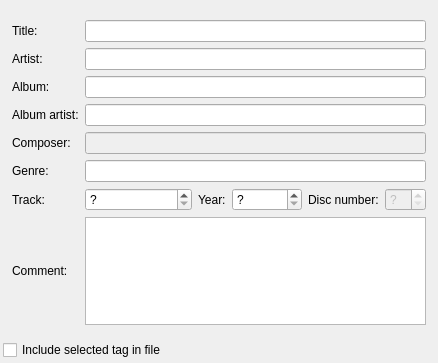
<?xml version="1.0" encoding="UTF-8"?>
<ui version="4.0">
 <class>TagEditor</class>
 <widget class="QWidget" name="TagEditor">
  <property name="geometry">
   <rect>
    <x>0</x>
    <y>0</y>
    <width>438</width>
    <height>363</height>
   </rect>
  </property>
  <property name="windowTitle">
   <string>Tag Editor</string>
  </property>
  <layout class="QVBoxLayout" name="verticalLayout">
   <property name="leftMargin">
    <number>3</number>
   </property>
   <property name="rightMargin">
    <number>3</number>
   </property>
   <property name="bottomMargin">
    <number>3</number>
   </property>
   <item>
    <widget class="QWidget" name="tagWidget" native="true">
     <layout class="QFormLayout" name="formLayout">
      <item row="0" column="0">
       <widget class="QLabel" name="label_47">
        <property name="sizePolicy">
         <sizepolicy hsizetype="Preferred" vsizetype="Preferred">
          <horstretch>0</horstretch>
          <verstretch>0</verstretch>
         </sizepolicy>
        </property>
        <property name="text">
         <string>Title:</string>
        </property>
        <property name="alignment">
         <set>Qt::AlignLeading|Qt::AlignLeft|Qt::AlignVCenter</set>
        </property>
       </widget>
      </item>
      <item row="0" column="1">
       <widget class="QLineEdit" name="titleLineEdit">
        <property name="sizePolicy">
         <sizepolicy hsizetype="Expanding" vsizetype="Fixed">
          <horstretch>0</horstretch>
          <verstretch>0</verstretch>
         </sizepolicy>
        </property>
       </widget>
      </item>
      <item row="1" column="0">
       <widget class="QLabel" name="label_43">
        <property name="sizePolicy">
         <sizepolicy hsizetype="Preferred" vsizetype="Preferred">
          <horstretch>0</horstretch>
          <verstretch>0</verstretch>
         </sizepolicy>
        </property>
        <property name="text">
         <string>Artist:</string>
        </property>
        <property name="alignment">
         <set>Qt::AlignLeading|Qt::AlignLeft|Qt::AlignVCenter</set>
        </property>
       </widget>
      </item>
      <item row="1" column="1">
       <widget class="QLineEdit" name="artistLineEdit">
        <property name="sizePolicy">
         <sizepolicy hsizetype="Expanding" vsizetype="Fixed">
          <horstretch>0</horstretch>
          <verstretch>0</verstretch>
         </sizepolicy>
        </property>
       </widget>
      </item>
      <item row="2" column="0">
       <widget class="QLabel" name="label_45">
        <property name="sizePolicy">
         <sizepolicy hsizetype="Preferred" vsizetype="Preferred">
          <horstretch>0</horstretch>
          <verstretch>0</verstretch>
         </sizepolicy>
        </property>
        <property name="text">
         <string>Album:</string>
        </property>
        <property name="alignment">
         <set>Qt::AlignLeading|Qt::AlignLeft|Qt::AlignVCenter</set>
        </property>
       </widget>
      </item>
      <item row="2" column="1">
       <widget class="QLineEdit" name="albumLineEdit">
        <property name="sizePolicy">
         <sizepolicy hsizetype="Expanding" vsizetype="Fixed">
          <horstretch>0</horstretch>
          <verstretch>0</verstretch>
         </sizepolicy>
        </property>
        <property name="text">
         <string/>
        </property>
       </widget>
      </item>
      <item row="3" column="0">
       <widget class="QLabel" name="label_49">
        <property name="text">
         <string>Album artist:</string>
        </property>
       </widget>
      </item>
      <item row="3" column="1">
       <widget class="QLineEdit" name="albumArtistLineEdit"/>
      </item>
      <item row="4" column="0">
       <widget class="QLabel" name="label_8">
        <property name="text">
         <string>Composer:</string>
        </property>
       </widget>
      </item>
      <item row="4" column="1">
       <widget class="QLineEdit" name="composerLineEdit">
        <property name="enabled">
         <bool>false</bool>
        </property>
       </widget>
      </item>
      <item row="5" column="0">
       <widget class="QLabel" name="label_46">
        <property name="sizePolicy">
         <sizepolicy hsizetype="Preferred" vsizetype="Preferred">
          <horstretch>0</horstretch>
          <verstretch>0</verstretch>
         </sizepolicy>
        </property>
        <property name="text">
         <string>Genre:</string>
        </property>
        <property name="alignment">
         <set>Qt::AlignLeading|Qt::AlignLeft|Qt::AlignVCenter</set>
        </property>
       </widget>
      </item>
      <item row="5" column="1">
       <widget class="QLineEdit" name="genreLineEdit">
        <property name="sizePolicy">
         <sizepolicy hsizetype="Expanding" vsizetype="Fixed">
          <horstretch>0</horstretch>
          <verstretch>0</verstretch>
         </sizepolicy>
        </property>
       </widget>
      </item>
      <item row="6" column="0">
       <widget class="QLabel" name="label_42">
        <property name="sizePolicy">
         <sizepolicy hsizetype="Preferred" vsizetype="Preferred">
          <horstretch>0</horstretch>
          <verstretch>0</verstretch>
         </sizepolicy>
        </property>
        <property name="text">
         <string>Track:</string>
        </property>
        <property name="alignment">
         <set>Qt::AlignLeading|Qt::AlignLeft|Qt::AlignVCenter</set>
        </property>
       </widget>
      </item>
      <item row="6" column="1">
       <layout class="QHBoxLayout" name="horizontalLayout_2">
        <item>
         <widget class="QSpinBox" name="trackSpinBox">
          <property name="enabled">
           <bool>true</bool>
          </property>
          <property name="sizePolicy">
           <sizepolicy hsizetype="Expanding" vsizetype="Fixed">
            <horstretch>0</horstretch>
            <verstretch>0</verstretch>
           </sizepolicy>
          </property>
          <property name="specialValueText">
           <string>?</string>
          </property>
         </widget>
        </item>
        <item>
         <widget class="QLabel" name="label_44">
          <property name="sizePolicy">
           <sizepolicy hsizetype="Preferred" vsizetype="Preferred">
            <horstretch>0</horstretch>
            <verstretch>0</verstretch>
           </sizepolicy>
          </property>
          <property name="text">
           <string>Year:</string>
          </property>
          <property name="alignment">
           <set>Qt::AlignLeading|Qt::AlignLeft|Qt::AlignVCenter</set>
          </property>
         </widget>
        </item>
        <item>
         <widget class="QSpinBox" name="yearSpinBox">
          <property name="enabled">
           <bool>true</bool>
          </property>
          <property name="sizePolicy">
           <sizepolicy hsizetype="Minimum" vsizetype="Fixed">
            <horstretch>0</horstretch>
            <verstretch>0</verstretch>
           </sizepolicy>
          </property>
          <property name="minimumSize">
           <size>
            <width>70</width>
            <height>0</height>
           </size>
          </property>
          <property name="specialValueText">
           <string>?</string>
          </property>
          <property name="suffix">
           <string/>
          </property>
          <property name="maximum">
           <number>2050</number>
          </property>
          <property name="value">
           <number>0</number>
          </property>
         </widget>
        </item>
        <item>
         <widget class="QLabel" name="label_11">
          <property name="sizePolicy">
           <sizepolicy hsizetype="Preferred" vsizetype="Preferred">
            <horstretch>0</horstretch>
            <verstretch>0</verstretch>
           </sizepolicy>
          </property>
          <property name="text">
           <string>Disc number:</string>
          </property>
         </widget>
        </item>
        <item>
         <widget class="QSpinBox" name="discSpinBox">
          <property name="enabled">
           <bool>false</bool>
          </property>
          <property name="specialValueText">
           <string>?</string>
          </property>
         </widget>
        </item>
       </layout>
      </item>
      <item row="7" column="0">
       <widget class="QLabel" name="label_48">
        <property name="sizePolicy">
         <sizepolicy hsizetype="Preferred" vsizetype="Expanding">
          <horstretch>0</horstretch>
          <verstretch>0</verstretch>
         </sizepolicy>
        </property>
        <property name="text">
         <string>Comment:</string>
        </property>
        <property name="alignment">
         <set>Qt::AlignLeading|Qt::AlignLeft|Qt::AlignVCenter</set>
        </property>
       </widget>
      </item>
      <item row="7" column="1">
       <widget class="QTextBrowser" name="commentBrowser">
        <property name="enabled">
         <bool>true</bool>
        </property>
        <property name="sizePolicy">
         <sizepolicy hsizetype="Expanding" vsizetype="Preferred">
          <horstretch>0</horstretch>
          <verstretch>0</verstretch>
         </sizepolicy>
        </property>
        <property name="readOnly">
         <bool>false</bool>
        </property>
        <property name="html">
         <string notr="true">&lt;!DOCTYPE HTML PUBLIC &quot;-//W3C//DTD HTML 4.0//EN&quot; &quot;http://www.w3.org/TR/REC-html40/strict.dtd&quot;&gt;
&lt;html&gt;&lt;head&gt;&lt;meta name=&quot;qrichtext&quot; content=&quot;1&quot; /&gt;&lt;style type=&quot;text/css&quot;&gt;
p, li { white-space: pre-wrap; }
&lt;/style&gt;&lt;/head&gt;&lt;body style=&quot; font-family:'Ubuntu'; font-size:9pt; font-weight:400; font-style:normal;&quot;&gt;
&lt;p style=&quot;-qt-paragraph-type:empty; margin-top:0px; margin-bottom:0px; margin-left:0px; margin-right:0px; -qt-block-indent:0; text-indent:0px; font-family:'Arial'; font-size:10pt;&quot;&gt;&lt;br /&gt;&lt;/p&gt;&lt;/body&gt;&lt;/html&gt;</string>
        </property>
       </widget>
      </item>
     </layout>
    </widget>
   </item>
   <item>
    <widget class="QCheckBox" name="useCheckBox">
     <property name="text">
      <string>Include selected tag in file</string>
     </property>
    </widget>
   </item>
  </layout>
 </widget>
 <resources/>
 <connections>
  <connection>
   <sender>useCheckBox</sender>
   <signal>clicked(bool)</signal>
   <receiver>tagWidget</receiver>
   <slot>setEnabled(bool)</slot>
   <hints>
    <hint type="sourcelabel">
     <x>56</x>
     <y>296</y>
    </hint>
    <hint type="destinationlabel">
     <x>8</x>
     <y>277</y>
    </hint>
   </hints>
  </connection>
 </connections>
</ui>
